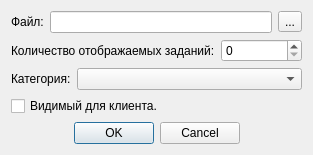
<?xml version="1.0" encoding="UTF-8"?>
<ui version="4.0">
 <class>DlgAddTest</class>
 <widget class="QDialog" name="DlgAddTest">
  <property name="geometry">
   <rect>
    <x>0</x>
    <y>0</y>
    <width>313</width>
    <height>144</height>
   </rect>
  </property>
  <property name="windowTitle">
   <string>Добавить тест</string>
  </property>
  <layout class="QVBoxLayout" name="verticalLayout">
   <property name="sizeConstraint">
    <enum>QLayout::SetDefaultConstraint</enum>
   </property>
   <item>
    <layout class="QHBoxLayout" name="horizontalLayout">
     <item>
      <widget class="QLabel" name="label">
       <property name="text">
        <string>Файл:</string>
       </property>
      </widget>
     </item>
     <item>
      <widget class="QLineEdit" name="leTestFileName"/>
     </item>
     <item>
      <widget class="QToolButton" name="toolBtnFileOpen">
       <property name="text">
        <string>...</string>
       </property>
      </widget>
     </item>
    </layout>
   </item>
   <item>
    <layout class="QHBoxLayout" name="horizontalLayout_2">
     <item>
      <widget class="QLabel" name="label_2">
       <property name="text">
        <string>Количество отображаемых заданий:</string>
       </property>
      </widget>
     </item>
     <item>
      <widget class="QSpinBox" name="leNumVis">
       <property name="maximum">
        <number>1000</number>
       </property>
      </widget>
     </item>
    </layout>
   </item>
   <item>
    <layout class="QHBoxLayout" name="horizontalLayout_3">
     <item>
      <widget class="QLabel" name="label_3">
       <property name="text">
        <string>Категория:</string>
       </property>
      </widget>
     </item>
     <item>
      <widget class="QComboBox" name="cbCats">
       <property name="sizePolicy">
        <sizepolicy hsizetype="Expanding" vsizetype="Fixed">
         <horstretch>0</horstretch>
         <verstretch>0</verstretch>
        </sizepolicy>
       </property>
      </widget>
     </item>
    </layout>
   </item>
   <item>
    <widget class="QCheckBox" name="chbVis">
     <property name="text">
      <string>Видимый для клиента.</string>
     </property>
    </widget>
   </item>
   <item>
    <widget class="QDialogButtonBox" name="buttonBox">
     <property name="orientation">
      <enum>Qt::Horizontal</enum>
     </property>
     <property name="standardButtons">
      <set>QDialogButtonBox::Cancel|QDialogButtonBox::Ok</set>
     </property>
     <property name="centerButtons">
      <bool>true</bool>
     </property>
    </widget>
   </item>
  </layout>
 </widget>
 <resources/>
 <connections>
  <connection>
   <sender>buttonBox</sender>
   <signal>accepted()</signal>
   <receiver>DlgAddTest</receiver>
   <slot>accept()</slot>
   <hints>
    <hint type="sourcelabel">
     <x>248</x>
     <y>254</y>
    </hint>
    <hint type="destinationlabel">
     <x>157</x>
     <y>274</y>
    </hint>
   </hints>
  </connection>
  <connection>
   <sender>buttonBox</sender>
   <signal>rejected()</signal>
   <receiver>DlgAddTest</receiver>
   <slot>reject()</slot>
   <hints>
    <hint type="sourcelabel">
     <x>316</x>
     <y>260</y>
    </hint>
    <hint type="destinationlabel">
     <x>286</x>
     <y>274</y>
    </hint>
   </hints>
  </connection>
 </connections>
</ui>
